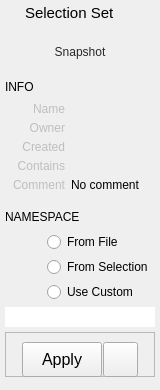
<?xml version="1.0" encoding="UTF-8"?>
<ui version="4.0">
 <class>Form</class>
 <widget class="QWidget" name="Form">
  <property name="geometry">
   <rect>
    <x>0</x>
    <y>0</y>
    <width>160</width>
    <height>390</height>
   </rect>
  </property>
  <property name="sizePolicy">
   <sizepolicy hsizetype="Preferred" vsizetype="Preferred">
    <horstretch>0</horstretch>
    <verstretch>0</verstretch>
   </sizepolicy>
  </property>
  <property name="minimumSize">
   <size>
    <width>160</width>
    <height>390</height>
   </size>
  </property>
  <property name="maximumSize">
   <size>
    <width>300</width>
    <height>16777215</height>
   </size>
  </property>
  <property name="windowTitle">
   <string>Form</string>
  </property>
  <property name="styleSheet">
   <string notr="true"/>
  </property>
  <layout class="QVBoxLayout" name="verticalLayout">
   <property name="spacing">
    <number>5</number>
   </property>
   <property name="leftMargin">
    <number>5</number>
   </property>
   <property name="topMargin">
    <number>2</number>
   </property>
   <property name="rightMargin">
    <number>5</number>
   </property>
   <property name="bottomMargin">
    <number>2</number>
   </property>
   <item>
    <layout class="QHBoxLayout" name="horizontalLayout_18">
     <property name="leftMargin">
      <number>2</number>
     </property>
     <property name="topMargin">
      <number>2</number>
     </property>
     <property name="rightMargin">
      <number>2</number>
     </property>
     <property name="bottomMargin">
      <number>0</number>
     </property>
     <item>
      <widget class="QLabel" name="label_6">
       <property name="maximumSize">
        <size>
         <width>13</width>
         <height>13</height>
        </size>
       </property>
       <property name="text">
        <string/>
       </property>
       <property name="pixmap">
        <pixmap>../images/selectionSet2.png</pixmap>
       </property>
       <property name="scaledContents">
        <bool>true</bool>
       </property>
      </widget>
     </item>
     <item>
      <widget class="QLabel" name="label_2">
       <property name="font">
        <font>
         <family>Arial</family>
         <pointsize>11</pointsize>
         <weight>50</weight>
         <bold>false</bold>
        </font>
       </property>
       <property name="text">
        <string>Selection Set</string>
       </property>
      </widget>
     </item>
    </layout>
   </item>
   <item>
    <layout class="QHBoxLayout" name="horizontalLayout_4">
     <property name="spacing">
      <number>0</number>
     </property>
     <property name="topMargin">
      <number>0</number>
     </property>
     <property name="bottomMargin">
      <number>0</number>
     </property>
     <item>
      <widget class="QLabel" name="label_4">
       <property name="minimumSize">
        <size>
         <width>0</width>
         <height>0</height>
        </size>
       </property>
       <property name="maximumSize">
        <size>
         <width>0</width>
         <height>16777215</height>
        </size>
       </property>
       <property name="text">
        <string/>
       </property>
      </widget>
     </item>
     <item>
      <widget class="QFrame" name="iconFrame_2">
       <property name="sizePolicy">
        <sizepolicy hsizetype="Expanding" vsizetype="Expanding">
         <horstretch>0</horstretch>
         <verstretch>1</verstretch>
        </sizepolicy>
       </property>
       <property name="minimumSize">
        <size>
         <width>50</width>
         <height>50</height>
        </size>
       </property>
       <property name="maximumSize">
        <size>
         <width>150</width>
         <height>150</height>
        </size>
       </property>
       <property name="styleSheet">
        <string notr="true"/>
       </property>
       <property name="frameShape">
        <enum>QFrame::NoFrame</enum>
       </property>
       <property name="frameShadow">
        <enum>QFrame::Plain</enum>
       </property>
       <property name="lineWidth">
        <number>0</number>
       </property>
       <layout class="QVBoxLayout" name="verticalLayout_4">
        <property name="spacing">
         <number>0</number>
        </property>
        <property name="margin">
         <number>0</number>
        </property>
        <item>
         <widget class="QToolButton" name="snapshotButton">
          <property name="enabled">
           <bool>true</bool>
          </property>
          <property name="sizePolicy">
           <sizepolicy hsizetype="Expanding" vsizetype="Expanding">
            <horstretch>0</horstretch>
            <verstretch>1</verstretch>
           </sizepolicy>
          </property>
          <property name="minimumSize">
           <size>
            <width>0</width>
            <height>0</height>
           </size>
          </property>
          <property name="maximumSize">
           <size>
            <width>150</width>
            <height>150</height>
           </size>
          </property>
          <property name="toolTip">
           <string>Take snapshot</string>
          </property>
          <property name="layoutDirection">
           <enum>Qt::LeftToRight</enum>
          </property>
          <property name="styleSheet">
           <string notr="true">color: rgb(40, 40, 40);
border: 1px solid rgb(0, 0, 0, 0);
background-color: rgb(254, 255, 230, 0);</string>
          </property>
          <property name="text">
           <string>Snapshot</string>
          </property>
          <property name="icon">
           <iconset>
            <normaloff>../images/camera.png</normaloff>../images/camera.png</iconset>
          </property>
          <property name="iconSize">
           <size>
            <width>176</width>
            <height>180</height>
           </size>
          </property>
          <property name="popupMode">
           <enum>QToolButton::InstantPopup</enum>
          </property>
          <property name="toolButtonStyle">
           <enum>Qt::ToolButtonIconOnly</enum>
          </property>
          <property name="autoRaise">
           <bool>false</bool>
          </property>
         </widget>
        </item>
       </layout>
      </widget>
     </item>
    </layout>
   </item>
   <item>
    <layout class="QHBoxLayout" name="horizontalLayout_7">
     <property name="topMargin">
      <number>0</number>
     </property>
     <item>
      <widget class="QLabel" name="label_8">
       <property name="minimumSize">
        <size>
         <width>100</width>
         <height>0</height>
        </size>
       </property>
       <property name="maximumSize">
        <size>
         <width>200</width>
         <height>16777215</height>
        </size>
       </property>
       <property name="font">
        <font>
         <family>Arial</family>
         <pointsize>9</pointsize>
         <weight>50</weight>
         <bold>false</bold>
        </font>
       </property>
       <property name="text">
        <string>INFO</string>
       </property>
      </widget>
     </item>
     <item>
      <spacer name="horizontalSpacer_2">
       <property name="orientation">
        <enum>Qt::Horizontal</enum>
       </property>
       <property name="sizeHint" stdset="0">
        <size>
         <width>40</width>
         <height>20</height>
        </size>
       </property>
      </spacer>
     </item>
    </layout>
   </item>
   <item>
    <layout class="QHBoxLayout" name="horizontalLayout">
     <property name="spacing">
      <number>6</number>
     </property>
     <property name="topMargin">
      <number>0</number>
     </property>
     <item>
      <widget class="QLabel" name="label">
       <property name="enabled">
        <bool>false</bool>
       </property>
       <property name="sizePolicy">
        <sizepolicy hsizetype="Fixed" vsizetype="Preferred">
         <horstretch>0</horstretch>
         <verstretch>0</verstretch>
        </sizepolicy>
       </property>
       <property name="minimumSize">
        <size>
         <width>60</width>
         <height>0</height>
        </size>
       </property>
       <property name="maximumSize">
        <size>
         <width>60</width>
         <height>16777215</height>
        </size>
       </property>
       <property name="text">
        <string>Name</string>
       </property>
       <property name="alignment">
        <set>Qt::AlignRight|Qt::AlignTrailing|Qt::AlignVCenter</set>
       </property>
      </widget>
     </item>
     <item>
      <widget class="QLabel" name="name">
       <property name="enabled">
        <bool>true</bool>
       </property>
       <property name="sizePolicy">
        <sizepolicy hsizetype="Ignored" vsizetype="Preferred">
         <horstretch>0</horstretch>
         <verstretch>0</verstretch>
        </sizepolicy>
       </property>
       <property name="text">
        <string/>
       </property>
      </widget>
     </item>
    </layout>
   </item>
   <item>
    <layout class="QHBoxLayout" name="horizontalLayout_9">
     <property name="spacing">
      <number>6</number>
     </property>
     <property name="topMargin">
      <number>0</number>
     </property>
     <item>
      <widget class="QLabel" name="label_13">
       <property name="enabled">
        <bool>false</bool>
       </property>
       <property name="sizePolicy">
        <sizepolicy hsizetype="Fixed" vsizetype="Expanding">
         <horstretch>0</horstretch>
         <verstretch>0</verstretch>
        </sizepolicy>
       </property>
       <property name="minimumSize">
        <size>
         <width>60</width>
         <height>0</height>
        </size>
       </property>
       <property name="maximumSize">
        <size>
         <width>60</width>
         <height>500</height>
        </size>
       </property>
       <property name="text">
        <string>Owner</string>
       </property>
       <property name="alignment">
        <set>Qt::AlignRight|Qt::AlignTop|Qt::AlignTrailing</set>
       </property>
      </widget>
     </item>
     <item>
      <widget class="QLabel" name="owner">
       <property name="enabled">
        <bool>true</bool>
       </property>
       <property name="sizePolicy">
        <sizepolicy hsizetype="Ignored" vsizetype="Expanding">
         <horstretch>0</horstretch>
         <verstretch>0</verstretch>
        </sizepolicy>
       </property>
       <property name="minimumSize">
        <size>
         <width>0</width>
         <height>0</height>
        </size>
       </property>
       <property name="maximumSize">
        <size>
         <width>16777215</width>
         <height>16777215</height>
        </size>
       </property>
       <property name="styleSheet">
        <string notr="true"/>
       </property>
       <property name="text">
        <string/>
       </property>
       <property name="alignment">
        <set>Qt::AlignLeading|Qt::AlignLeft|Qt::AlignTop</set>
       </property>
       <property name="wordWrap">
        <bool>true</bool>
       </property>
      </widget>
     </item>
    </layout>
   </item>
   <item>
    <layout class="QHBoxLayout" name="horizontalLayout_11">
     <property name="spacing">
      <number>6</number>
     </property>
     <property name="topMargin">
      <number>0</number>
     </property>
     <item>
      <widget class="QLabel" name="label_14">
       <property name="enabled">
        <bool>false</bool>
       </property>
       <property name="sizePolicy">
        <sizepolicy hsizetype="Fixed" vsizetype="Expanding">
         <horstretch>0</horstretch>
         <verstretch>0</verstretch>
        </sizepolicy>
       </property>
       <property name="minimumSize">
        <size>
         <width>60</width>
         <height>0</height>
        </size>
       </property>
       <property name="maximumSize">
        <size>
         <width>60</width>
         <height>500</height>
        </size>
       </property>
       <property name="text">
        <string>Created</string>
       </property>
       <property name="alignment">
        <set>Qt::AlignRight|Qt::AlignTop|Qt::AlignTrailing</set>
       </property>
      </widget>
     </item>
     <item>
      <widget class="QLabel" name="created">
       <property name="enabled">
        <bool>true</bool>
       </property>
       <property name="sizePolicy">
        <sizepolicy hsizetype="Expanding" vsizetype="Expanding">
         <horstretch>0</horstretch>
         <verstretch>0</verstretch>
        </sizepolicy>
       </property>
       <property name="minimumSize">
        <size>
         <width>0</width>
         <height>0</height>
        </size>
       </property>
       <property name="maximumSize">
        <size>
         <width>16777215</width>
         <height>16777215</height>
        </size>
       </property>
       <property name="styleSheet">
        <string notr="true"/>
       </property>
       <property name="text">
        <string/>
       </property>
       <property name="alignment">
        <set>Qt::AlignLeading|Qt::AlignLeft|Qt::AlignTop</set>
       </property>
       <property name="wordWrap">
        <bool>true</bool>
       </property>
      </widget>
     </item>
    </layout>
   </item>
   <item>
    <layout class="QHBoxLayout" name="horizontalLayout_15">
     <property name="spacing">
      <number>6</number>
     </property>
     <property name="topMargin">
      <number>0</number>
     </property>
     <property name="bottomMargin">
      <number>0</number>
     </property>
     <item>
      <widget class="QLabel" name="label_15">
       <property name="enabled">
        <bool>false</bool>
       </property>
       <property name="sizePolicy">
        <sizepolicy hsizetype="Fixed" vsizetype="Expanding">
         <horstretch>0</horstretch>
         <verstretch>0</verstretch>
        </sizepolicy>
       </property>
       <property name="minimumSize">
        <size>
         <width>60</width>
         <height>0</height>
        </size>
       </property>
       <property name="maximumSize">
        <size>
         <width>60</width>
         <height>500</height>
        </size>
       </property>
       <property name="text">
        <string>Contains</string>
       </property>
       <property name="alignment">
        <set>Qt::AlignRight|Qt::AlignTop|Qt::AlignTrailing</set>
       </property>
      </widget>
     </item>
     <item>
      <widget class="QLabel" name="contains">
       <property name="enabled">
        <bool>true</bool>
       </property>
       <property name="sizePolicy">
        <sizepolicy hsizetype="Expanding" vsizetype="MinimumExpanding">
         <horstretch>0</horstretch>
         <verstretch>0</verstretch>
        </sizepolicy>
       </property>
       <property name="minimumSize">
        <size>
         <width>0</width>
         <height>0</height>
        </size>
       </property>
       <property name="maximumSize">
        <size>
         <width>16777215</width>
         <height>16777215</height>
        </size>
       </property>
       <property name="styleSheet">
        <string notr="true"/>
       </property>
       <property name="text">
        <string/>
       </property>
       <property name="alignment">
        <set>Qt::AlignLeading|Qt::AlignLeft|Qt::AlignTop</set>
       </property>
       <property name="wordWrap">
        <bool>true</bool>
       </property>
      </widget>
     </item>
    </layout>
   </item>
   <item>
    <layout class="QHBoxLayout" name="horizontalLayout_19">
     <property name="spacing">
      <number>6</number>
     </property>
     <property name="topMargin">
      <number>0</number>
     </property>
     <property name="bottomMargin">
      <number>5</number>
     </property>
     <item>
      <widget class="QLabel" name="label_11">
       <property name="enabled">
        <bool>false</bool>
       </property>
       <property name="sizePolicy">
        <sizepolicy hsizetype="Fixed" vsizetype="Expanding">
         <horstretch>0</horstretch>
         <verstretch>0</verstretch>
        </sizepolicy>
       </property>
       <property name="minimumSize">
        <size>
         <width>60</width>
         <height>0</height>
        </size>
       </property>
       <property name="maximumSize">
        <size>
         <width>60</width>
         <height>500</height>
        </size>
       </property>
       <property name="text">
        <string>Comment</string>
       </property>
       <property name="alignment">
        <set>Qt::AlignRight|Qt::AlignTop|Qt::AlignTrailing</set>
       </property>
      </widget>
     </item>
     <item>
      <widget class="QLabel" name="comment">
       <property name="enabled">
        <bool>true</bool>
       </property>
       <property name="sizePolicy">
        <sizepolicy hsizetype="Ignored" vsizetype="MinimumExpanding">
         <horstretch>0</horstretch>
         <verstretch>0</verstretch>
        </sizepolicy>
       </property>
       <property name="minimumSize">
        <size>
         <width>0</width>
         <height>0</height>
        </size>
       </property>
       <property name="maximumSize">
        <size>
         <width>16777215</width>
         <height>16777215</height>
        </size>
       </property>
       <property name="styleSheet">
        <string notr="true"/>
       </property>
       <property name="text">
        <string>No comment</string>
       </property>
       <property name="alignment">
        <set>Qt::AlignLeading|Qt::AlignLeft|Qt::AlignTop</set>
       </property>
       <property name="wordWrap">
        <bool>true</bool>
       </property>
       <property name="textInteractionFlags">
        <set>Qt::LinksAccessibleByMouse|Qt::TextSelectableByMouse</set>
       </property>
      </widget>
     </item>
    </layout>
   </item>
   <item>
    <layout class="QHBoxLayout" name="horizontalLayout_20">
     <property name="topMargin">
      <number>5</number>
     </property>
     <item>
      <widget class="QLabel" name="label_5">
       <property name="minimumSize">
        <size>
         <width>100</width>
         <height>0</height>
        </size>
       </property>
       <property name="maximumSize">
        <size>
         <width>100</width>
         <height>16777215</height>
        </size>
       </property>
       <property name="font">
        <font>
         <family>Arial</family>
         <pointsize>9</pointsize>
         <weight>50</weight>
         <bold>false</bold>
        </font>
       </property>
       <property name="text">
        <string>NAMESPACE</string>
       </property>
      </widget>
     </item>
     <item>
      <spacer name="horizontalSpacer_5">
       <property name="orientation">
        <enum>Qt::Horizontal</enum>
       </property>
       <property name="sizeHint" stdset="0">
        <size>
         <width>40</width>
         <height>20</height>
        </size>
       </property>
      </spacer>
     </item>
    </layout>
   </item>
   <item>
    <layout class="QHBoxLayout" name="horizontalLayout_5">
     <property name="spacing">
      <number>2</number>
     </property>
     <property name="leftMargin">
      <number>0</number>
     </property>
     <property name="topMargin">
      <number>0</number>
     </property>
     <item>
      <widget class="QLabel" name="label_16">
       <property name="minimumSize">
        <size>
         <width>40</width>
         <height>0</height>
        </size>
       </property>
       <property name="maximumSize">
        <size>
         <width>40</width>
         <height>16777215</height>
        </size>
       </property>
       <property name="layoutDirection">
        <enum>Qt::LeftToRight</enum>
       </property>
       <property name="text">
        <string/>
       </property>
       <property name="alignment">
        <set>Qt::AlignRight|Qt::AlignTrailing|Qt::AlignVCenter</set>
       </property>
      </widget>
     </item>
     <item>
      <widget class="QRadioButton" name="useFileNamespace">
       <property name="text">
        <string>From File</string>
       </property>
      </widget>
     </item>
    </layout>
   </item>
   <item>
    <layout class="QHBoxLayout" name="horizontalLayout_10">
     <property name="spacing">
      <number>2</number>
     </property>
     <property name="leftMargin">
      <number>0</number>
     </property>
     <property name="topMargin">
      <number>0</number>
     </property>
     <item>
      <widget class="QLabel" name="label_17">
       <property name="minimumSize">
        <size>
         <width>40</width>
         <height>0</height>
        </size>
       </property>
       <property name="maximumSize">
        <size>
         <width>40</width>
         <height>16777215</height>
        </size>
       </property>
       <property name="layoutDirection">
        <enum>Qt::LeftToRight</enum>
       </property>
       <property name="text">
        <string/>
       </property>
       <property name="alignment">
        <set>Qt::AlignRight|Qt::AlignTrailing|Qt::AlignVCenter</set>
       </property>
      </widget>
     </item>
     <item>
      <widget class="QRadioButton" name="useSelectionNamespace">
       <property name="text">
        <string>From Selection</string>
       </property>
      </widget>
     </item>
    </layout>
   </item>
   <item>
    <layout class="QHBoxLayout" name="horizontalLayout_12">
     <property name="spacing">
      <number>2</number>
     </property>
     <property name="leftMargin">
      <number>0</number>
     </property>
     <property name="topMargin">
      <number>0</number>
     </property>
     <item>
      <widget class="QLabel" name="label_19">
       <property name="minimumSize">
        <size>
         <width>40</width>
         <height>0</height>
        </size>
       </property>
       <property name="maximumSize">
        <size>
         <width>40</width>
         <height>16777215</height>
        </size>
       </property>
       <property name="layoutDirection">
        <enum>Qt::LeftToRight</enum>
       </property>
       <property name="text">
        <string/>
       </property>
       <property name="alignment">
        <set>Qt::AlignRight|Qt::AlignTrailing|Qt::AlignVCenter</set>
       </property>
      </widget>
     </item>
     <item>
      <widget class="QRadioButton" name="useCustomNamespace">
       <property name="text">
        <string>Use Custom</string>
       </property>
      </widget>
     </item>
    </layout>
   </item>
   <item>
    <layout class="QHBoxLayout" name="horizontalLayout_3">
     <property name="leftMargin">
      <number>0</number>
     </property>
     <property name="topMargin">
      <number>0</number>
     </property>
     <property name="rightMargin">
      <number>0</number>
     </property>
     <item>
      <widget class="QLineEdit" name="namespaceEdit">
       <property name="minimumSize">
        <size>
         <width>0</width>
         <height>0</height>
        </size>
       </property>
       <property name="frame">
        <bool>false</bool>
       </property>
      </widget>
     </item>
    </layout>
   </item>
   <item>
    <widget class="QFrame" name="previewButtons">
     <property name="frameShape">
      <enum>QFrame::StyledPanel</enum>
     </property>
     <property name="frameShadow">
      <enum>QFrame::Raised</enum>
     </property>
     <layout class="QHBoxLayout" name="horizontalLayout_6">
      <property name="spacing">
       <number>1</number>
      </property>
      <item>
       <spacer name="horizontalSpacer_3">
        <property name="orientation">
         <enum>Qt::Horizontal</enum>
        </property>
        <property name="sizeHint" stdset="0">
         <size>
          <width>40</width>
          <height>20</height>
         </size>
        </property>
       </spacer>
      </item>
      <item>
       <widget class="QPushButton" name="acceptButton">
        <property name="sizePolicy">
         <sizepolicy hsizetype="Preferred" vsizetype="Fixed">
          <horstretch>0</horstretch>
          <verstretch>0</verstretch>
         </sizepolicy>
        </property>
        <property name="minimumSize">
         <size>
          <width>80</width>
          <height>35</height>
         </size>
        </property>
        <property name="maximumSize">
         <size>
          <width>125</width>
          <height>35</height>
         </size>
        </property>
        <property name="font">
         <font>
          <family>Arial</family>
          <pointsize>12</pointsize>
          <weight>50</weight>
          <bold>false</bold>
         </font>
        </property>
        <property name="toolTip">
         <string/>
        </property>
        <property name="styleSheet">
         <string notr="true"/>
        </property>
        <property name="text">
         <string>Apply</string>
        </property>
       </widget>
      </item>
      <item>
       <widget class="QPushButton" name="selectionSetButton">
        <property name="minimumSize">
         <size>
          <width>0</width>
          <height>35</height>
         </size>
        </property>
        <property name="maximumSize">
         <size>
          <width>35</width>
          <height>16777215</height>
         </size>
        </property>
        <property name="text">
         <string/>
        </property>
        <property name="icon">
         <iconset>
          <normaloff>../images/selectionSet2.png</normaloff>../images/selectionSet2.png</iconset>
        </property>
        <property name="iconSize">
         <size>
          <width>25</width>
          <height>25</height>
         </size>
        </property>
       </widget>
      </item>
      <item>
       <spacer name="horizontalSpacer_4">
        <property name="orientation">
         <enum>Qt::Horizontal</enum>
        </property>
        <property name="sizeHint" stdset="0">
         <size>
          <width>40</width>
          <height>20</height>
         </size>
        </property>
       </spacer>
      </item>
     </layout>
    </widget>
   </item>
   <item>
    <widget class="QFrame" name="frame">
     <property name="sizePolicy">
      <sizepolicy hsizetype="Preferred" vsizetype="Expanding">
       <horstretch>0</horstretch>
       <verstretch>2</verstretch>
      </sizepolicy>
     </property>
     <property name="frameShape">
      <enum>QFrame::StyledPanel</enum>
     </property>
     <property name="frameShadow">
      <enum>QFrame::Raised</enum>
     </property>
    </widget>
   </item>
   <item>
    <widget class="QLabel" name="label_18">
     <property name="maximumSize">
      <size>
       <width>16777215</width>
       <height>0</height>
      </size>
     </property>
     <property name="text">
      <string/>
     </property>
    </widget>
   </item>
  </layout>
 </widget>
 <resources/>
 <connections/>
 <slots>
  <slot>snapshot()</slot>
  <slot>apply()</slot>
  <slot>edit()</slot>
  <slot>showContextMenu()</slot>
 </slots>
</ui>
